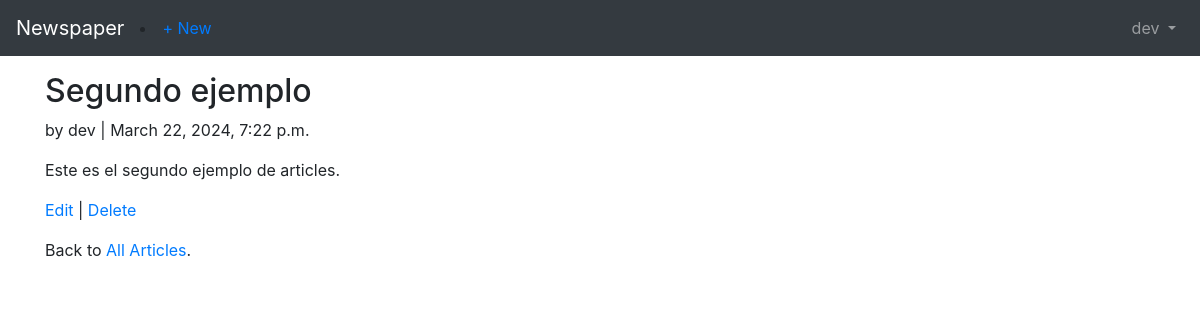
/articles/2/ (signed in), run on the app's committed database.
### users/models.py (models this page shows)
class CustomUser(AbstractUser):
  age = models.PositiveIntegerField(null=True, blank=True)

### articles/models.py (models this page shows, shortened)
class Article(models.Model):
  title = models.CharField(max_length=255)
  body = models.TextField()
  date = models.DateTimeField(auto_now_add=True)
  author = models.ForeignKey(
          get_user_model(),
          on_delete=models.CASCADE,
      )

### articles/views.py (the view)
class ArticleDetailView(LoginRequiredMixin, DetailView): # new
  model = Article
  template_name = 'article_detail.html'
  login_url = 'login' # new

### templates/article_detail.html
{% extends 'base.html' %}
{% block content %}
<div class="article-entry">
  <h2>{{ object.title }}</h2>
    <p>by {{ object.author }} | {{ object.date }}</p>
    <p>{{ object.body }}</p>
</div>
  <p><a href="{% url 'article_edit' article.pk %}">Edit</a> |
    <a href="{% url 'article_delete' article.pk %}">Delete</a></p>
  <p>Back to <a href="{% url 'article_list' %}">All Articles</a>.</p>
{% endblock %}

### templates/base.html (shortened to what this page needs)
<!doctype html>
<html lang="en">
<head>
    <link rel="stylesheet" href="https://cdn.jsdelivr.net/npm/bootstrap@4.1.3/dist/css/bootstrap.min.css"
>
</head>
<body>
<nav class="navbar navbar-expand-md navbar-dark bg-dark mb-3">
    <a class="navbar-brand" href="{% url 'home' %}">Newspaper</a>
    <li class="nav-item"><a href="{% url 'article_new' %}">+ New</a></li>
    <div class="collapse navbar-collapse" id="navbarCollapse">
        {% if user.is_authenticated %}
        <ul class="navbar-nav ml-auto">
            <li class="nav-item">
                <a class="nav-link dropdown-toggle" href="#" id="userMenu" data-toggle="dropdown" aria-haspopup="true" aria-expanded="false">
                    {{ user.username }}
                </a>
            </li>
        </ul>
        {% else %}
        <form class="form-inline ml-auto">
            <a href="{% url 'login' %}" class="btn btn-outline-secondary"> Log In</a>
            <a href="{% url 'signup' %}" class="btn btn-primary ml-2"> Sign up</a>
        </form>
        {% endif %}
    </div>
</nav>
<div class="container">
    {% block content %}
    {% endblock content %}
</div>

### data on the page
CustomUser: username "dev"
Article: title "Segundo ejemplo", author "dev", date "March 22, 2024, 7:22 p.m.", body "Este es el segundo ejemplo de articles."
